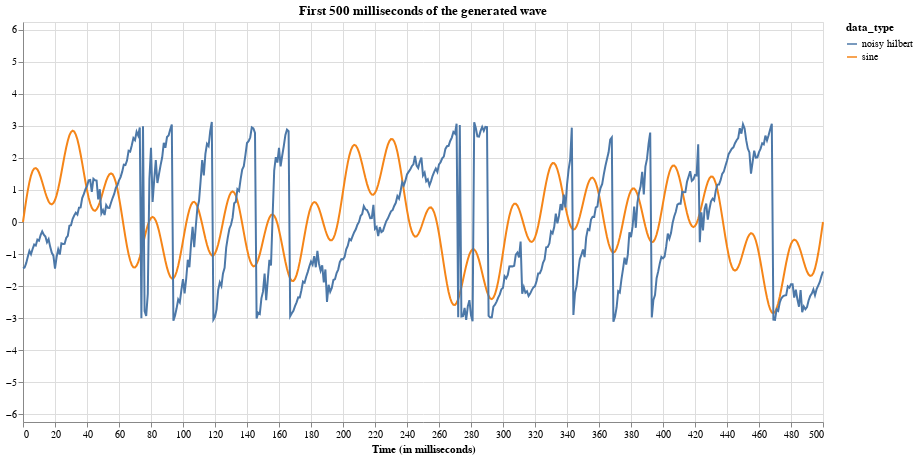

Notebook code for this chart:
### Markdown cell above
![random_result](plots/mixed_sine.png)

### Code cell
sineplot(mixed_data, 500, ["sine", "noisy hilbert"])

### Figure 1 — Vega-Lite specification as saved in the notebook (floating-point values rounded to 4 significant figures; data arrays with more than 128 entries replaced by an {"elided": "..."} marker saying what was removed)
{"config": {"view": {"continuousWidth": 400, "continuousHeight": 300}}, "data": {"name": "data-dcf739beae3a627f149d1e19cd5f6fa6"}, "mark": "line", "encoding": {"color": {"type": "nominal", "field": "data_type"}, "x": {"type": "quantitative", "field": "time", "scale": {"domain": [0, 500], "nice": false}, "title": "Time (in milliseconds)"}, "y": {"type": "quantitative", "field": "values", "scale": {"domain": [-6.241, 6.241]}, "title": null}}, "height": 400, "title": "First 500 milliseconds of the generated wave\n\n", "width": 800, "$schema": "https://vega.github.io/schema/vega-lite/v4.8.1.json", "datasets": {"data-dcf739beae3a627f149d1e19cd5f6fa6": {"elided": "1002 records"}}}
